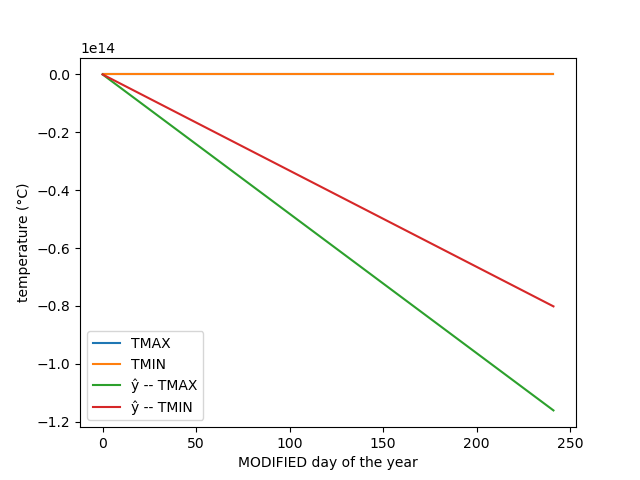

Reproduce this figure in Python.
print("\n")

import matplotlib.pyplot as plt    # version 3.4.0
import numpy as np    # version 1.22.2
import pandas as pd    # version 1.4.0
np.random.seed(0)    # For repeatability

class Dense_Layer:
    def __init__(self, n_inputs, n_neurons):
        self.weights = 0.01 * np.random.randn(n_inputs, n_neurons)
        self.biases = np.zeros([1, n_neurons])

    def forward(self, inputs):    # inputs is X
        self.inputs = inputs
        self.outputs = np.dot(inputs, self.weights) + self.biases

    def backward(self, dvalues):    # dvalues is .dinputs from cost function
        self.dweights = np.dot(self.inputs.T, dvalues)
        self.dbiases = np.sum(dvalues, axis=0, keepdims=True)

class MSE_Cost:
    def forward(self, y_pred, y_true):
        return np.mean(np.square(y_pred - y_true))

    def backward(self, y_pred, y_true):
        self.dinputs = (2 / y_pred.size) * (y_pred - y_true)

class SGD_Optimizer:
    def __init__(self, learning_rate):
        self.lr = learning_rate
    
    def update_params(self, layer):    # dense layer
        layer.weights += self.lr * -layer.dweights
        layer.biases += self.lr * -layer.dbiases

dataset = pd.read_csv("2639600.csv")
dataset = dataset.drop(labels=['STATION', 'NAME', 'DATE'], axis=1)
datset = dataset.to_numpy()

LENGTH_OF_MOVING_AVERAGE = 125
modified = np.empty([(len(datset)-LENGTH_OF_MOVING_AVERAGE)+1, 2])
for i in range(len(modified)):
    modified[i] = np.mean(dataset[i:i+125], axis=0)

X = np.expand_dims(np.array(range(len(modified))), axis=1)
y = modified.copy()

model = Dense_Layer(1, 2)    # one input feature, 2 neurons (output features)
mse = MSE_Cost()    # define cost function
optimizer = SGD_Optimizer(0.0001)    # learning rate of 0.0001

model.forward(X)
cost_history = []    # append to this list in training loop
print("Initial Cost:", mse.forward(model.outputs, y))

for epochs in range(10):
    # forward pass
    model.forward(X)
    cost = mse.forward(model.outputs, y)
    cost_history.append(cost)
    print(cost)

    # backward pass
    mse.backward(model.outputs, y)
    model.backward(mse.dinputs)
    optimizer.update_params(model)

# Check New Cost
model.forward(X)
cost = mse.forward(model.outputs, y)
cost_history.append(cost)
print("Final Cost:", cost)

fig = plt.figure()    # create a graphing space
# plot correct values
plt.plot(y[:, 0], label="TMAX")
plt.plot(y[:, 1], label="TMIN")

# plot predicted values
plt.plot(model.outputs[:, 0], label="ŷ -- TMAX")
plt.plot(model.outputs[:, 1], label="ŷ -- TMIN")

# customization
plt.xlabel("MODIFIED day of the year")
plt.ylabel("temperature (°C)")
plt.legend()

# Save and Close Graph
fig.savefig("initial_training.png")
plt.close()

print("\n")
